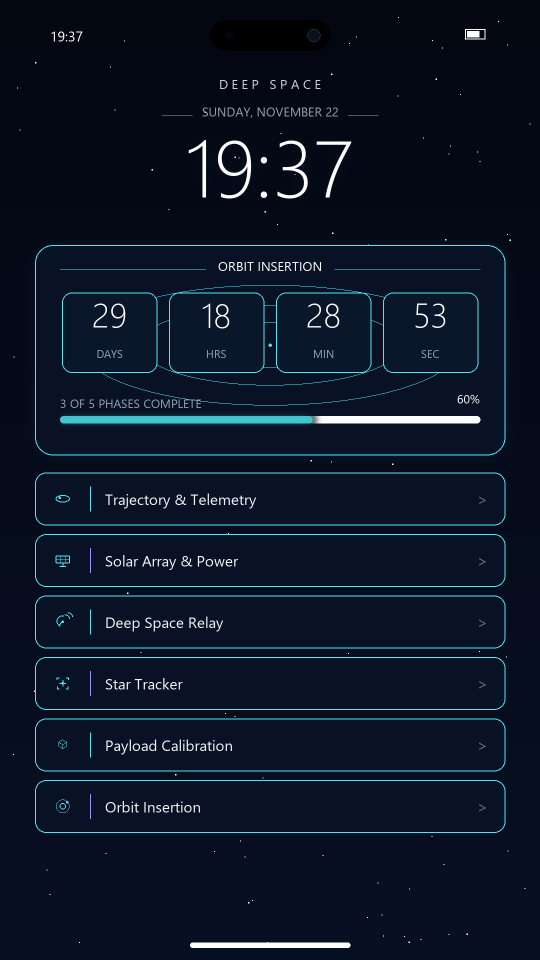
#> input picture wallpaper_cosmic_lockscreen.png, 1080 x 1920 px (shown at 1/2 size)
$ python -i generate_cosmic_lockscreen.py   (imports and definitions only)
#> lines starting #> are read from the running program, lines starting #| are printed output that depends on the picture
import os
import math
import random
from PIL import Image, ImageDraw, ImageFont, ImageFilter

OUTPUT_DIR = r"e:\downloads\countdown"
FONT_DIR = r"C:\Windows\Fonts"

# [15 lines left out: function get_font, not called in this run]

def draw_rounded_rect(draw, bbox, radius, fill=None, outline=None, width=1):
    x1, y1, x2, y2 = bbox
    draw.rounded_rectangle([x1, y1, x2, y2], radius=radius, fill=fill, outline=outline, width=width)

# [251 lines left out: functions draw_glow_rounded, draw_orbit_loop, draw_solar_array, draw_relay_dish, draw_star_reticle, draw_cube_cluster and 2 more, not called in this run]

def generate_cover_preview(mobile_img):
    # 1800 x 1200 Cover Showcase framed inside spaceship observation cupola
    cov_w, cov_h = 1800, 1200
    cover = Image.new("RGBA", (cov_w, cov_h), (2, 5, 12, 255))
    cdraw = ImageDraw.Draw(cover)

    # 1. Background Space Viewport
    for y in range(cov_h):
        f = y / cov_h
        cdraw.line([(0, y), (cov_w, y)], fill=(int(2 + f * 5), int(5 + f * 9), int(12 + f * 20), 255))

    # Starfield outside viewport
    random.seed(99)
    for _ in range(200):
        sx = random.randint(30, cov_w - 30)
        sy = random.randint(30, cov_h - 30)
        cdraw.rectangle([sx, sy, sx + 1, sy + 1], fill=(255, 255, 255, random.randint(120, 255)))

    # Giant circular spaceship viewport ring
    vp_cx, vp_cy = cov_w // 2, cov_h // 2 - 20
    vp_r = 540
    cdraw.ellipse([vp_cx - vp_r, vp_cy - vp_r, vp_cx + vp_r, vp_cy + vp_r], outline=(15, 28, 48, 255), width=28)
    cdraw.ellipse([vp_cx - vp_r - 28, vp_cy - vp_r - 28, vp_cx + vp_r + 28, vp_cy + vp_r + 28], outline=(77, 232, 244, 70), width=4)

    # Crescent blue planet in viewport
    px, py = vp_cx + 340, vp_cy + 180
    cdraw.ellipse([px - 40, py - 40, px + 40, py + 40], fill=(2, 5, 12, 255))
    cdraw.arc([px - 40, py - 40, px + 40, py + 40], 280, 80, fill=(56, 189, 248, 255), width=8)

    # Observation console surface at bottom
    cdraw.rectangle([0, cov_h - 180, cov_w, cov_h], fill=(7, 16, 32, 255))
    cdraw.line([(0, cov_h - 180), (cov_w, cov_h - 180)], fill=(77, 232, 244, 90), width=2)
    # Console lights
    cdraw.ellipse([cov_w // 2 - 120, cov_h - 90, cov_w // 2 - 105, cov_h - 75], fill=(77, 232, 244, 255))
    cdraw.ellipse([cov_w // 2 + 105, cov_h - 90, cov_w // 2 + 120, cov_h - 75], fill=(59, 130, 246, 255))

    # Resize mobile image to fit phone mockup
    phone_h = 1000
    phone_w = int(phone_h * (1080 / 1920))
    phone_screen = mobile_img.resize((phone_w, phone_h), Image.Resampling.LANCZOS)

    # Phone hardware mockup frame
    frame_w = phone_w + 32
    frame_h = phone_h + 32
    fx1 = (cov_w - frame_w) // 2
    fy1 = (cov_h - frame_h) // 2 - 30
    fx2 = fx1 + frame_w
    fy2 = fy1 + frame_h

    # Shadow & Titanium chassis
    draw_glow_rounded(cover, (fx1 - 10, fy1 - 10, fx2 + 10, fy2 + 10), radius=56, glow_color=(0, 0, 0, 200), blur_radius=30)
    draw_glow_rounded(cover, (fx1, fy1, fx2, fy2), radius=54, glow_color=(77, 232, 244, 80), blur_radius=20)
    cdraw = ImageDraw.Draw(cover)
    draw_rounded_rect(cdraw, (fx1, fy1, fx2, fy2), radius=54, fill=(5, 11, 22, 255), outline=(77, 232, 244, 110), width=3)

    # Paste phone screen
    cover.paste(phone_screen, (fx1 + 16, fy1 + 16), phone_screen)

    out_cover = os.path.join(OUTPUT_DIR, "cover_cosmic_3x2.png")
    cover.save(out_cover, format="PNG")
    print(f"Generated cover preview at: {out_cover}")

# [3 lines not run here, left out]

>>> import cv2
>>> picture = cv2.imread('wallpaper_cosmic_lockscreen.png', cv2.IMREAD_GRAYSCALE)
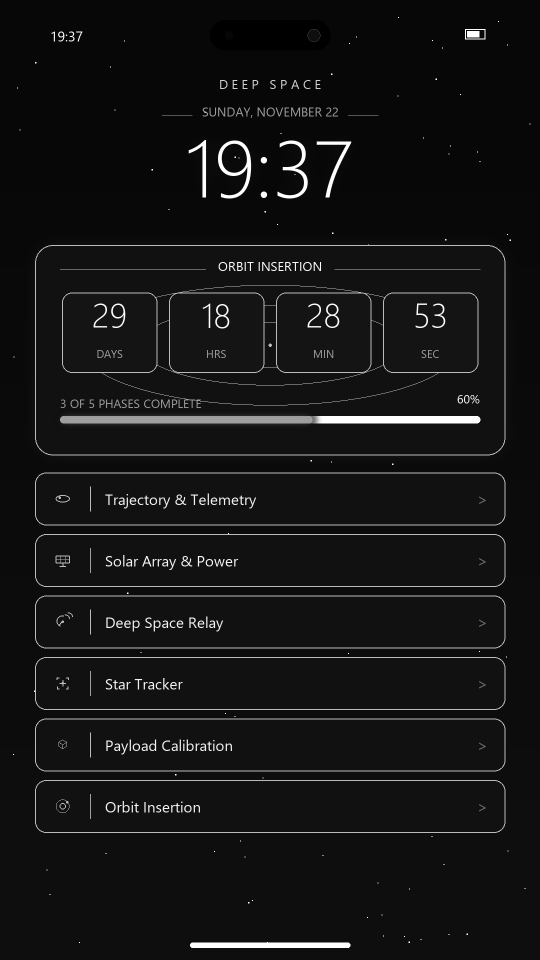
#> picture: shape (1920, 1080) (shown at 1/2 size); min 0, max 255, mean 20.8
>>> result = generate_cover_preview(picture)
#> in generate_cover_preview, `cover = Image.new("RGBA", (cov_w, cov_h), (2, 5, 12, 255))`:
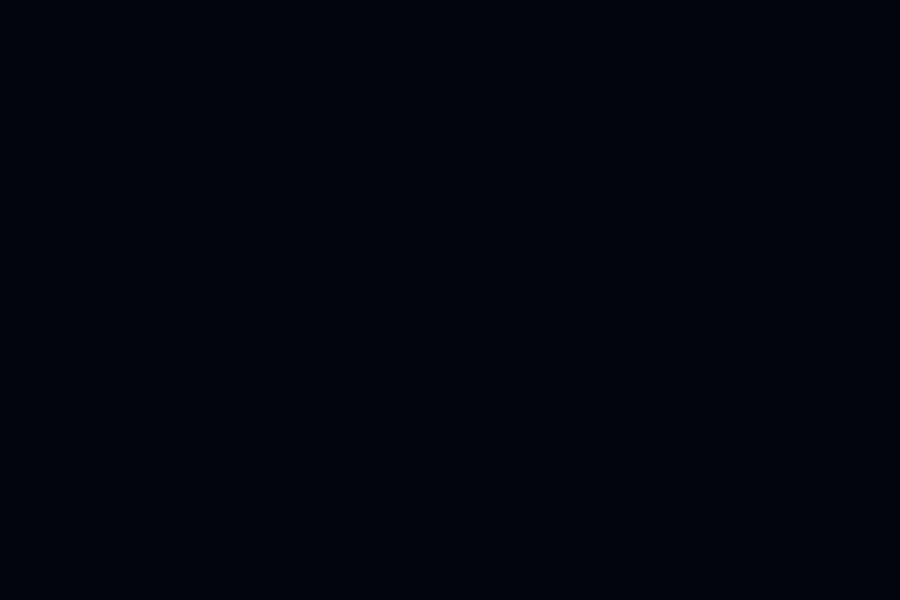
#> cover: PIL image 1800x1200 RGBA (shown at 1/2 size); mean R, G, B, A 2, 5, 12, 255
#> (the run stopped early here; a loop or call above may not have finished)
